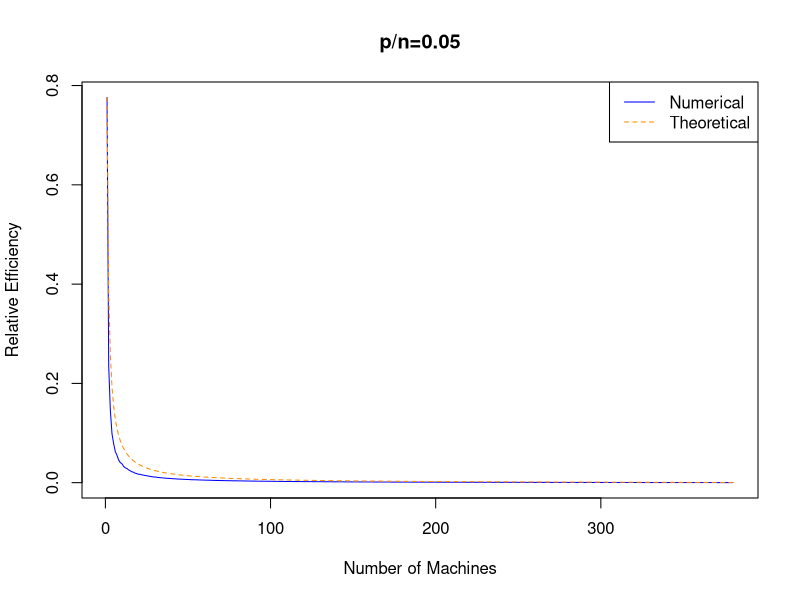
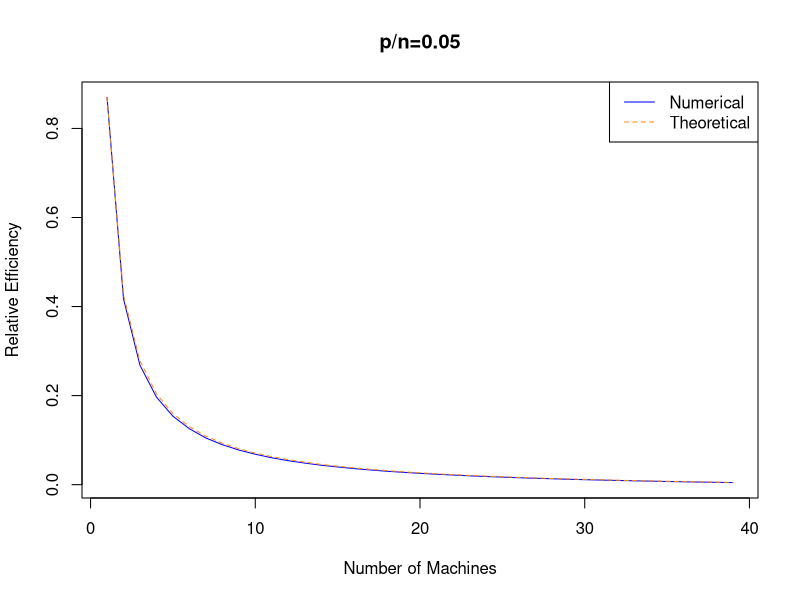

Reproduce these figures in R, in order. (Note: a time limit stopped this script after it produced the figures.)
library(pracma)

N = 10000
p_arr = c(20, 200, 500, 1000)
L = length(p_arr)

for (l in 1:L) {
  p = p_arr[l]
  gamma = p/N
  
  #create a test covariance matrix
  set.seed(12345)
  v = runif(p) + 1
  Sigma = diag(v)
  iSigma = solve(Sigma)
  
  #generate a random matrix with prescribed covariance matrix
  data = rnorm(N*p, 0, 1)
  X = matrix(data, N, p) %*% pracma::sqrtm(Sigma)$B
  
  #find the full-sample inverse covariance matrix
  Sigma_h = t(X) %*% X / N
  iSigma_h = solve(Sigma_h)
  
  #find the distributed inverse covariance matrix
  dist_iSigma_h = list()
  K = floor(0.8*N/(p+1))
  for (k in 1:K) {
    n = floor(N/k)
    Sigma_h_k = list()
    iSigma_h_k = list()
    dist_iSigma_h[[k]] = matrix(0, p, p)
    
    for(j in 1:k) {
      Sigma_h_k[[j]] = t(X[((j-1)*n+1):(j*n), ]) %*% X[((j-1)*n+1):(j*n), ] / n
      iSigma_h_k[[j]] = solve(Sigma_h_k[[j]])
      dist_iSigma_h[[k]] = dist_iSigma_h[[k]] + iSigma_h_k[[j]] / k
      H_dist = dist_iSigma_h[[k]] - iSigma
    }
  }
  
  #calculate and print relative efficiency
  H = iSigma_h - iSigma
  v1 = eigen(H)$vectors[,which.max(eigen(H)$values)]
  v1_dist = eigen(H_dist)$vectors[,which.max(eigen(H_dist)$values)]
  cc = t(v1)%*%iSigma%*%v1/(t(v1_dist)%*%iSigma%*%(v1_dist))
  phi = 0
  for (i in 1:p) {
    phi = phi + (iSigma_h[i,i] - iSigma[i,i]) / p
  }
  
  dist_phi = rep(0, length = K)
  re = c()
  re_th = c()
  for (k in 1:K) {
    for (i in 1:p) {
      dist_phi[k] = dist_phi[k] + (dist_iSigma_h[[k]][i,i] - iSigma[i,i]) / p
    }
    re[k] = phi/dist_phi[k]*cc
    re_th[k] = (N - k * p) / (k * (N - p)) * cc
    print(c(p, k, re[k], re_th[k]))
  }

  #plot: relative efficiency ~ number of machines
  plot(1:K, re, type = "l", col = "blue", xlab = "Number of Machines", 
       ylab = "Relative Efficiency", main = "p/n=0.05") 
  lines(1:K, re_th, lty = 2, col = "darkorange")
  legend("topright", legend=c("Numerical","Theoretical"), lty=c(1,2), 
         col=c("blue","darkorange"))
  
}
